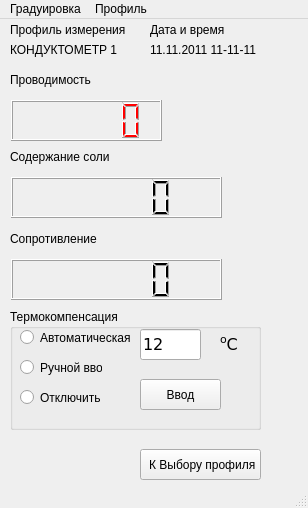
<?xml version="1.0" encoding="UTF-8"?>
<ui version="4.0">
 <class>fpCond</class>
 <widget class="QMainWindow" name="fpCond">
  <property name="geometry">
   <rect>
    <x>0</x>
    <y>0</y>
    <width>308</width>
    <height>508</height>
   </rect>
  </property>
  <property name="minimumSize">
   <size>
    <width>308</width>
    <height>193</height>
   </size>
  </property>
  <property name="windowTitle">
   <string>Кондуктометр</string>
  </property>
  <widget class="QWidget" name="centralwidget">
   <widget class="QLCDNumber" name="lcdMain">
    <property name="geometry">
     <rect>
      <x>11</x>
      <y>81</y>
      <width>151</width>
      <height>41</height>
     </rect>
    </property>
    <property name="sizePolicy">
     <sizepolicy hsizetype="Preferred" vsizetype="Preferred">
      <horstretch>1</horstretch>
      <verstretch>0</verstretch>
     </sizepolicy>
    </property>
    <property name="palette">
     <palette>
      <active>
       <colorrole role="WindowText">
        <brush brushstyle="SolidPattern">
         <color alpha="255">
          <red>255</red>
          <green>0</green>
          <blue>0</blue>
         </color>
        </brush>
       </colorrole>
      </active>
      <inactive>
       <colorrole role="WindowText">
        <brush brushstyle="SolidPattern">
         <color alpha="255">
          <red>255</red>
          <green>0</green>
          <blue>0</blue>
         </color>
        </brush>
       </colorrole>
      </inactive>
      <disabled>
       <colorrole role="WindowText">
        <brush brushstyle="SolidPattern">
         <color alpha="255">
          <red>120</red>
          <green>120</green>
          <blue>120</blue>
         </color>
        </brush>
       </colorrole>
      </disabled>
     </palette>
    </property>
    <property name="smallDecimalPoint">
     <bool>true</bool>
    </property>
    <property name="value" stdset="0">
     <double>0.000000000000000</double>
    </property>
    <property name="intValue" stdset="0">
     <number>0</number>
    </property>
   </widget>
   <widget class="QLineEdit" name="leMain">
    <property name="geometry">
     <rect>
      <x>10</x>
      <y>700</y>
      <width>51</width>
      <height>21</height>
     </rect>
    </property>
    <property name="sizePolicy">
     <sizepolicy hsizetype="Expanding" vsizetype="Preferred">
      <horstretch>0</horstretch>
      <verstretch>0</verstretch>
     </sizepolicy>
    </property>
    <property name="font">
     <font>
      <family>Verdana</family>
      <pointsize>12</pointsize>
     </font>
    </property>
    <property name="text">
     <string>12</string>
    </property>
    <property name="frame">
     <bool>true</bool>
    </property>
    <property name="readOnly">
     <bool>true</bool>
    </property>
   </widget>
   <widget class="QLabel" name="lblEd">
    <property name="geometry">
     <rect>
      <x>170</x>
      <y>80</y>
      <width>81</width>
      <height>41</height>
     </rect>
    </property>
    <property name="font">
     <font>
      <family>Verdana</family>
      <pointsize>18</pointsize>
      <weight>50</weight>
      <bold>false</bold>
     </font>
    </property>
    <property name="text">
     <string>&lt;html&gt;&lt;head/&gt;&lt;body&gt;&lt;p/&gt;&lt;/body&gt;&lt;/html&gt;</string>
    </property>
   </widget>
   <widget class="QLabel" name="label_7">
    <property name="geometry">
     <rect>
      <x>10</x>
      <y>50</y>
      <width>111</width>
      <height>21</height>
     </rect>
    </property>
    <property name="font">
     <font>
      <pointsize>9</pointsize>
     </font>
    </property>
    <property name="lineWidth">
     <number>-5</number>
    </property>
    <property name="text">
     <string>Проводимость</string>
    </property>
   </widget>
   <widget class="QLabel" name="label_8">
    <property name="geometry">
     <rect>
      <x>10</x>
      <y>127</y>
      <width>111</width>
      <height>21</height>
     </rect>
    </property>
    <property name="font">
     <font>
      <pointsize>9</pointsize>
     </font>
    </property>
    <property name="lineWidth">
     <number>-5</number>
    </property>
    <property name="text">
     <string>Содержание соли</string>
    </property>
   </widget>
   <widget class="QLabel" name="lblEd_2">
    <property name="geometry">
     <rect>
      <x>240</x>
      <y>156</y>
      <width>91</width>
      <height>41</height>
     </rect>
    </property>
    <property name="font">
     <font>
      <family>Verdana</family>
      <pointsize>18</pointsize>
      <weight>50</weight>
      <bold>false</bold>
     </font>
    </property>
    <property name="text">
     <string>&lt;html&gt;&lt;head/&gt;&lt;body&gt;&lt;p/&gt;&lt;/body&gt;&lt;/html&gt;</string>
    </property>
   </widget>
   <widget class="QLCDNumber" name="lcdMain_2">
    <property name="geometry">
     <rect>
      <x>11</x>
      <y>158</y>
      <width>211</width>
      <height>41</height>
     </rect>
    </property>
    <property name="sizePolicy">
     <sizepolicy hsizetype="Preferred" vsizetype="Preferred">
      <horstretch>1</horstretch>
      <verstretch>0</verstretch>
     </sizepolicy>
    </property>
    <property name="smallDecimalPoint">
     <bool>true</bool>
    </property>
    <property name="value" stdset="0">
     <double>0.000000000000000</double>
    </property>
    <property name="intValue" stdset="0">
     <number>0</number>
    </property>
   </widget>
   <widget class="QLabel" name="lblEd_3">
    <property name="geometry">
     <rect>
      <x>240</x>
      <y>239</y>
      <width>91</width>
      <height>41</height>
     </rect>
    </property>
    <property name="font">
     <font>
      <family>Verdana</family>
      <pointsize>18</pointsize>
      <weight>50</weight>
      <bold>false</bold>
     </font>
    </property>
    <property name="text">
     <string>&lt;html&gt;&lt;head/&gt;&lt;body&gt;&lt;p/&gt;&lt;/body&gt;&lt;/html&gt;</string>
    </property>
   </widget>
   <widget class="QLabel" name="label_9">
    <property name="geometry">
     <rect>
      <x>10</x>
      <y>209</y>
      <width>111</width>
      <height>21</height>
     </rect>
    </property>
    <property name="font">
     <font>
      <pointsize>9</pointsize>
     </font>
    </property>
    <property name="lineWidth">
     <number>-5</number>
    </property>
    <property name="text">
     <string>Сопротивление</string>
    </property>
   </widget>
   <widget class="QLCDNumber" name="lcdMain_3">
    <property name="geometry">
     <rect>
      <x>11</x>
      <y>240</y>
      <width>211</width>
      <height>41</height>
     </rect>
    </property>
    <property name="sizePolicy">
     <sizepolicy hsizetype="Preferred" vsizetype="Preferred">
      <horstretch>1</horstretch>
      <verstretch>0</verstretch>
     </sizepolicy>
    </property>
    <property name="smallDecimalPoint">
     <bool>true</bool>
    </property>
    <property name="value" stdset="0">
     <double>0.000000000000000</double>
    </property>
    <property name="intValue" stdset="0">
     <number>0</number>
    </property>
   </widget>
   <widget class="QLabel" name="label_31">
    <property name="geometry">
     <rect>
      <x>10</x>
      <y>0</y>
      <width>121</width>
      <height>21</height>
     </rect>
    </property>
    <property name="font">
     <font>
      <pointsize>9</pointsize>
     </font>
    </property>
    <property name="lineWidth">
     <number>-5</number>
    </property>
    <property name="text">
     <string>Профиль измерения</string>
    </property>
   </widget>
   <widget class="QLabel" name="lblProfilName">
    <property name="geometry">
     <rect>
      <x>10</x>
      <y>20</y>
      <width>121</width>
      <height>21</height>
     </rect>
    </property>
    <property name="font">
     <font>
      <pointsize>9</pointsize>
     </font>
    </property>
    <property name="lineWidth">
     <number>-5</number>
    </property>
    <property name="text">
     <string>КОНДУКТОМЕТР 1</string>
    </property>
   </widget>
   <widget class="QToolButton" name="tbSelectProfil">
    <property name="geometry">
     <rect>
      <x>140</x>
      <y>430</y>
      <width>121</width>
      <height>31</height>
     </rect>
    </property>
    <property name="focusPolicy">
     <enum>Qt::NoFocus</enum>
    </property>
    <property name="text">
     <string> К Выбору профиля</string>
    </property>
   </widget>
   <widget class="QGroupBox" name="groupBox">
    <property name="geometry">
     <rect>
      <x>10</x>
      <y>290</y>
      <width>251</width>
      <height>121</height>
     </rect>
    </property>
    <property name="title">
     <string>Термокомпенсация</string>
    </property>
    <widget class="QRadioButton" name="rbAutoT">
     <property name="geometry">
      <rect>
       <x>10</x>
       <y>20</y>
       <width>111</width>
       <height>17</height>
      </rect>
     </property>
     <property name="text">
      <string>Автоматическая</string>
     </property>
    </widget>
    <widget class="QRadioButton" name="rbManualT">
     <property name="geometry">
      <rect>
       <x>10</x>
       <y>50</y>
       <width>82</width>
       <height>17</height>
      </rect>
     </property>
     <property name="text">
      <string>Ручной ввод</string>
     </property>
    </widget>
    <widget class="QRadioButton" name="rbOffT">
     <property name="geometry">
      <rect>
       <x>10</x>
       <y>80</y>
       <width>82</width>
       <height>17</height>
      </rect>
     </property>
     <property name="text">
      <string>Отключить</string>
     </property>
    </widget>
    <widget class="QLineEdit" name="leTemp">
     <property name="geometry">
      <rect>
       <x>130</x>
       <y>20</y>
       <width>61</width>
       <height>31</height>
      </rect>
     </property>
     <property name="sizePolicy">
      <sizepolicy hsizetype="Expanding" vsizetype="Preferred">
       <horstretch>0</horstretch>
       <verstretch>0</verstretch>
      </sizepolicy>
     </property>
     <property name="font">
      <font>
       <family>Verdana</family>
       <pointsize>12</pointsize>
      </font>
     </property>
     <property name="text">
      <string>12</string>
     </property>
     <property name="frame">
      <bool>true</bool>
     </property>
     <property name="readOnly">
      <bool>true</bool>
     </property>
    </widget>
    <widget class="QToolButton" name="tbEnterT">
     <property name="geometry">
      <rect>
       <x>130</x>
       <y>70</y>
       <width>81</width>
       <height>31</height>
      </rect>
     </property>
     <property name="focusPolicy">
      <enum>Qt::NoFocus</enum>
     </property>
     <property name="text">
      <string>Ввод</string>
     </property>
    </widget>
    <widget class="QLabel" name="label">
     <property name="geometry">
      <rect>
       <x>210</x>
       <y>20</y>
       <width>31</width>
       <height>31</height>
      </rect>
     </property>
     <property name="font">
      <font>
       <family>Verdana</family>
       <pointsize>12</pointsize>
      </font>
     </property>
     <property name="text">
      <string>&lt;sup&gt;o&lt;/sup&gt;С</string>
     </property>
    </widget>
   </widget>
   <widget class="QLabel" name="lblDateTime">
    <property name="geometry">
     <rect>
      <x>150</x>
      <y>20</y>
      <width>121</width>
      <height>21</height>
     </rect>
    </property>
    <property name="font">
     <font>
      <pointsize>9</pointsize>
     </font>
    </property>
    <property name="lineWidth">
     <number>-5</number>
    </property>
    <property name="text">
     <string>11.11.2011 11-11-11</string>
    </property>
   </widget>
   <widget class="QLabel" name="label_34">
    <property name="geometry">
     <rect>
      <x>150</x>
      <y>0</y>
      <width>121</width>
      <height>21</height>
     </rect>
    </property>
    <property name="font">
     <font>
      <pointsize>9</pointsize>
     </font>
    </property>
    <property name="lineWidth">
     <number>-5</number>
    </property>
    <property name="text">
     <string>Дата и время</string>
    </property>
   </widget>
  </widget>
  <widget class="QMenuBar" name="menubar">
   <property name="geometry">
    <rect>
     <x>0</x>
     <y>0</y>
     <width>308</width>
     <height>21</height>
    </rect>
   </property>
   <widget class="QMenu" name="menu">
    <property name="title">
     <string>Градуировка</string>
    </property>
   </widget>
   <widget class="QMenu" name="menu_2">
    <property name="title">
     <string>Профиль</string>
    </property>
    <addaction name="action_4"/>
    <addaction name="action_5"/>
   </widget>
   <addaction name="menu"/>
   <addaction name="menu_2"/>
  </widget>
  <widget class="QStatusBar" name="statusbar"/>
  <action name="actConf">
   <property name="text">
    <string>Градуировка</string>
   </property>
  </action>
  <action name="action">
   <property name="text">
    <string>Градуировка</string>
   </property>
  </action>
  <action name="action_2">
   <property name="text">
    <string>Сохранить профиль</string>
   </property>
  </action>
  <action name="action_3">
   <property name="text">
    <string>Редактировать профиль</string>
   </property>
  </action>
  <action name="action_4">
   <property name="text">
    <string>График</string>
   </property>
  </action>
  <action name="action_5">
   <property name="text">
    <string>Таблица результатов</string>
   </property>
  </action>
 </widget>
 <resources/>
 <connections/>
</ui>
